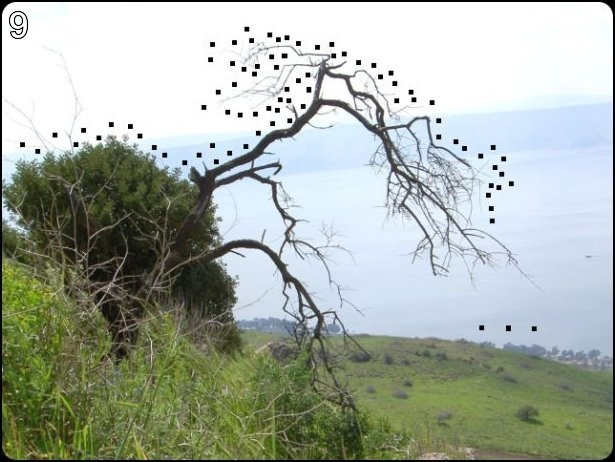
#> input picture SigitAdvanced/Unit6/img.jpg, 615 x 462 px
$ python FinalTask_6.4.py
#> lines starting #> are read from the running program, lines starting #| are printed output that depends on the picture
from PIL import Image, ImageDraw

first = (
    146, 399, 163, 403, 170, 393, 169, 391, 166, 386, 170, 381, 170, 371, 170,
    355, 169, 346, 167, 335, 170, 329, 170, 320, 170, 310, 171, 301, 173, 290,
    178, 289, 182, 287, 188, 286, 190, 286, 192, 291, 194, 296, 195, 305, 194,
    307, 191, 312, 190, 316, 190, 321, 192, 331, 193, 338, 196, 341, 197, 346,
    199, 352, 198, 360, 197, 366, 197, 373, 196, 380, 197, 383, 196, 387, 192,
    389, 191, 392, 190, 396, 189, 400, 194, 401, 201, 402, 208, 403, 213, 402,
    216, 401, 219, 397, 219, 393, 216, 390, 215, 385, 215, 379, 213, 373, 213,
    365, 212, 360, 210, 353, 210, 347, 212, 338, 213, 329, 214, 319, 215, 311,
    215, 306, 216, 296, 218, 290, 221, 283, 225, 282, 233, 284, 238, 287, 243,
    290, 250, 291, 255, 294, 261, 293, 265, 291, 271, 291, 273, 289, 278, 287,
    279, 285, 281, 280, 284, 278, 284, 276, 287, 277, 289, 283, 291, 286, 294,
    291, 296, 295, 299, 300, 301, 304, 304, 320, 305, 327, 306, 332, 307, 341,
    306, 349, 303, 354, 301, 364, 301, 371, 297, 375, 292, 384, 291, 386, 302,
    393, 324, 391, 333, 387, 328, 375, 329, 367, 329, 353, 330, 341, 331, 328,
    336, 319, 338, 310, 341, 304, 341, 285, 341, 278, 343, 269, 344, 262, 346,
    259, 346, 251, 349, 259, 349, 264, 349, 273, 349, 280, 349, 288, 349, 295,
    349, 298, 354, 293, 356, 286, 354, 279, 352, 268, 352, 257, 351, 249, 350,
    234, 351, 211, 352, 197, 354, 185, 353, 171, 351, 154, 348, 147, 342, 137,
    339, 132, 330, 122, 327, 120, 314, 116, 304, 117, 293, 118, 284, 118, 281,
    122, 275, 128, 265, 129, 257, 131, 244, 133, 239, 134, 228, 136, 221, 137,
    214, 138, 209, 135, 201, 132, 192, 130, 184, 131, 175, 129, 170, 131, 159,
    134, 157, 134, 160, 130, 170, 125, 176, 114, 176, 102, 173, 103, 172, 108,
    171, 111, 163, 115, 156, 116, 149, 117, 142, 116, 136, 115, 129, 115, 124,
    115, 120, 115, 115, 117, 113, 120, 109, 122, 102, 122, 100, 121, 95, 121,
    89, 115, 87, 110, 82, 109, 84, 118, 89, 123, 93, 129, 100, 130, 108,
    132, 110, 133, 110, 136, 107, 138, 105, 140, 95, 138, 86, 141, 79, 149,
    77, 155, 81, 162, 90, 165, 97, 167, 99, 171, 109, 171, 107, 161, 111,
    156, 113, 170, 115, 185, 118, 208, 117, 223, 121, 239, 128, 251, 133, 259,
    136, 266, 139, 276, 143, 290, 148, 310, 151, 332, 155, 348, 156, 353, 153,
    366, 149, 379, 147, 394, 146, 399
)

second = (
    156, 141, 165, 135, 169, 131, 176, 130, 187, 134, 191, 140, 191, 146, 186,
    150, 179, 155, 175, 157, 168, 157, 163, 157, 159, 157, 158, 164, 159, 175,
    159, 181, 157, 191, 154, 197, 153, 205, 153, 210, 152, 212, 147, 215, 146,
    218, 143, 220, 132, 220, 125, 217, 119, 209, 116, 196, 115, 185, 114, 172,
    114, 167, 112, 161, 109, 165, 107, 170, 99, 171, 97, 167, 89, 164, 81,
    162, 77, 155, 81, 148, 87, 140, 96, 138, 105, 141, 110, 136, 111, 126,
    113, 129, 118, 117, 128, 114, 137, 115, 146, 114, 155, 115, 158, 121, 157,
    128, 156, 134, 157, 136, 156, 136
)

def draw_connected_dots(coords, image_size):
    """
    Draws lines connecting the given coordinates on a new transparent image.

    Args:
        coords: A tuple containing x, y coordinates in the format of (x1, y1, x2, y2, ...).
        image_size: A tuple containing the width and height of the image.

    Returns:
        A new transparent image with lines connecting the given coordinates.
    """
    img = Image.new('RGBA', image_size, (0, 0, 0, 0))
    draw = ImageDraw.Draw(img)

    for i in range(0, len(coords), 2):
        x1, y1 = coords[i], coords[i + 1]
        if i < len(coords) - 2:
            x2, y2 = coords[i + 2], coords[i + 3]
            draw.line((x1, y1, x2, y2), fill='red', width=5)

    return img

def combine_images(base_img, overlay_img):
    """
    Combines a base image with an overlay image.

    Args:
        base_img: The base image.
        overlay_img: The overlay image to be combined with the base image.

    Returns:
        A new image with the overlay image combined on top of the base image.
    """
    return Image.alpha_composite(base_img.convert('RGBA'), overlay_img)


def main():
    base_img = Image.open("img.jpg")
#> base_img is the input picture: PIL image 615x462 RGB; mean R, G, B 166.7, 174.6, 164.5
    width, height = base_img.size
#> width = 615; height = 462

    first_img = draw_connected_dots(first, (width, height))
#> in draw_connected_dots, `img = Image.new('RGBA', image_size, (0, 0, 0, 0))`: img: PIL image 615x462 RGBA; every value is 0
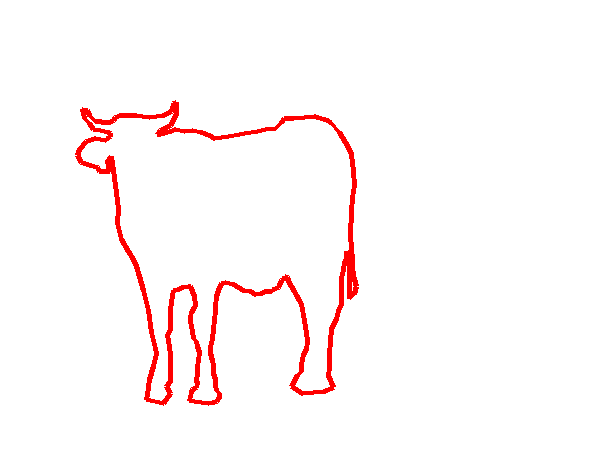
#> first_img: PIL image 615x462 RGBA; mean R, G, B, A 7.5, 0, 0, 7.5; transparent parts drawn white
    second_img = draw_connected_dots(second, (width, height))
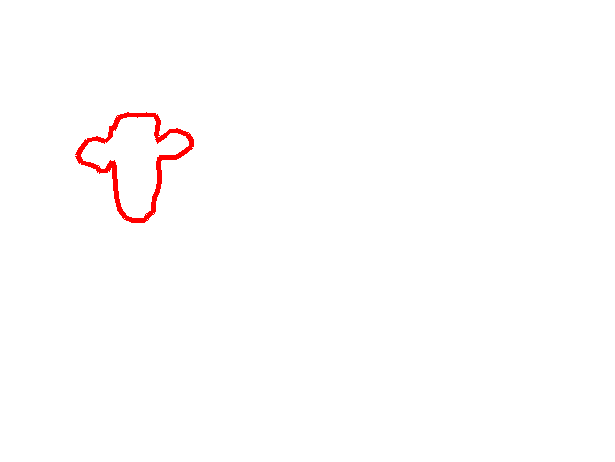
#> second_img: PIL image 615x462 RGBA; mean R, G, B, A 1.7, 0, 0, 1.7; transparent parts drawn white

    combined_img = combine_images(base_img, first_img)
#> in combine_images, `return Image.alpha_composite(base_img.convert('RGBA'), overlay_img)`:
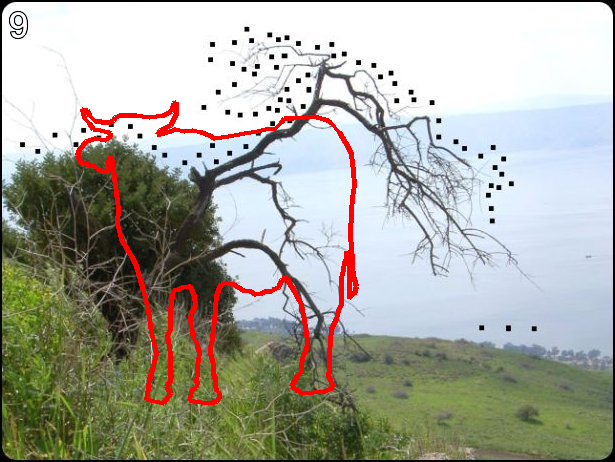
#> returned value: PIL image 615x462 RGBA; mean R, G, B, A 169.8, 170.1, 160.5, 255
    combined_img = combine_images(combined_img, second_img)

    combined_img.save('combined_image.png')
    combined_img.show()

if __name__ == "__main__":
    main()
